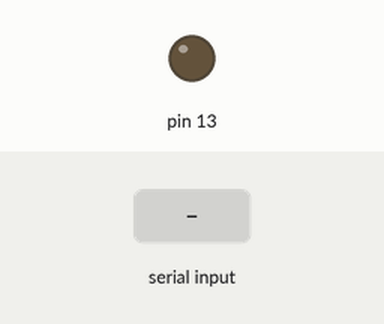
A sketch run on a simulated Arduino Uno, built with avr-gcc and run on an emulated ATmega328P. On the bench: output pins drawn as LEDs (lit = HIGH). The inputs (shaded band) are chosen by the test bench. What the sketch prints to the serial monitor is not drawn.

Above: at 1.2 s.
1.3 s: "7" received over Serial
At 1.7 s:
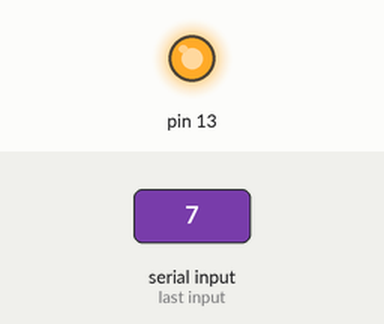
Timing chart, 0 to 4.3 s (numbered marks = the images above; inputs shaded):
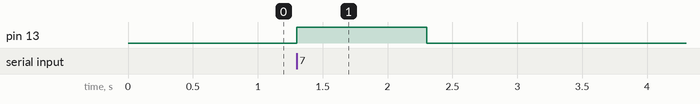

Measured:
- after the input at 1.3 s, pin 13: LOW → HIGH at once, → LOW 1.0 s later

The sketch:

serial_communication_practice.ino
```cpp
int incomingByte = 0;

void setup() {
  Serial.begin(9600);
  pinMode(13, OUTPUT);
  digitalWrite(13, LOW);
  Serial.println("Hello World");
}

void loop() {
  if (Serial.available() > 0) {
    incomingByte = Serial.read();
    if (incomingByte == 55){
      digitalWrite(13, HIGH);
      delay(1000);
      digitalWrite(13, LOW);
    }
    Serial.print("I recieved: ");
    Serial.println(incomingByte, DEC);
  }
}
```
